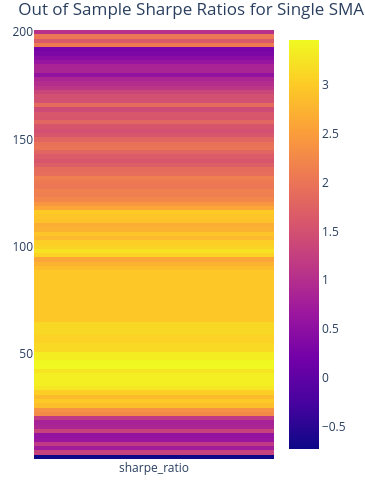

The notebook cell saved with this chart:
### Markdown cell above
And for just single SMA on out of sample?

### Code cell
windows = np.arange(2, 201, 2)
sma = vbt.MA.run(out_sample["Close"], window=windows, short_name="sma")
price = out_sample["Close"].vbt.tile(len(windows))
price.columns = sma.ma.columns
entries = price > sma.ma
exits = price < sma.ma

portfolio = vbt.Portfolio.from_signals(
    close=out_sample["Close"], entries=entries, exits=exits, init_cash=100_000, freq="D"
)

sharpe_ratios = portfolio.sharpe_ratio()
best_param = sharpe_ratios.idxmax()
best_window = best_param

print(f"\nBest Parameter Found:")
print(f"  Window: {best_window}")
print(f"  Resulting Sharpe Ratio: {sharpe_ratios.max():.2f}")

sharpe_ratios.vbt.heatmap(
    title="Out of Sample Sharpe Ratios for Single SMA Strategy"
).show()

### Figure 1 — Plotly figure (JSON) as saved in the notebook; plotly's stock layout.template omitted (floating-point values rounded to 4 significant figures)
{"data": [{"colorscale": [[0, "#0d0887"], [0.1111, "#46039f"], [0.2222, "#7201a8"], [0.3333, "#9c179e"], [0.4444, "#bd3786"], [0.5556, "#d8576b"], [0.6667, "#ed7953"], [0.7778, "#fb9f3a"], [0.8889, "#fdca26"], [1, "#f0f921"]], "hoverongaps": false, "type": "heatmap", "uid": "50cb1425-7d84-4a8c-ba51-362c0af2a8cf", "x": ["sharpe_ratio"], "y": [2, 4, 6, 8, 10, 12, 14, 16, 18, 20, 22, 24, 26, 28, 30, 32, 34, 36, 38, 40, 42, 44, 46, 48, 50, 52, 54, 56, 58, 60, 62, 64, 66, 68, 70, 72, 74, 76, 78, 80, 82, 84, 86, 88, 90, 92, 94, 96, 98, 100, 102, 104, 106, 108, 110, 112, 114, 116, 118, 120, 122, 124, 126, 128, 130, 132, 134, 136, 138, 140, 142, 144, 146, 148, 150, 152, 154, 156, 158, 160, 162, 164, 166, 168, 170, 172, 174, 176, 178, 180, 182, 184, 186, 188, 190, 192, 194, 196, 198, 200], "z": [[-0.7284], [1.29], [0.7375], [1.164], [0.6329], [0.5805], [1.303], [0.8801], [0.8287], [1.166], [2.275], [2.366], [2.868], [2.982], [2.829], [3.036], [3.279], [3.363], [3.363], [3.356], [3.258], [3.459], [3.453], [3.345], [3.345], [3.146], [3.146], [3.078], [3.078], [3.131], [3.131], [3.131], [2.961], [2.961], [2.961], [2.961], [2.961], [2.961], [2.961], [2.961], [2.961], [2.961], [2.961], [2.961], [2.847], [2.736], [2.604], [3.088], [3.233], [3.09], [3.036], [2.818], [2.935], [2.733], [2.686], [2.894], [2.936], [2.995], [2.602], [2.43], [2.219], [2.127], [2.156], [2.038], [2.061], [2.125], [1.912], [1.885], [1.696], [1.589], [1.662], [1.79], [1.994], [1.957], [1.789], [1.588], [1.493], [1.567], [1.813], [1.581], [1.602], [1.43], [1.891], [1.495], [1.516], [1.351], [1.112], [0.9892], [0.88], [0.5595], [0.8687], [0.8455], [0.6159], [0.4545], [0.3274], [0.2503], [2.06], [1.652], [2.041], [1.046]]}], "layout": {"height": 490.0, "legend": {"orientation": "h", "traceorder": "normal", "x": 1, "xanchor": "right", "y": 1.02, "yanchor": "bottom"}, "margin": {"b": 30, "l": 30, "r": 30, "t": 30}, "title": {"text": "Out of Sample Sharpe Ratios for Single SMA Strategy"}, "width": 365}}
